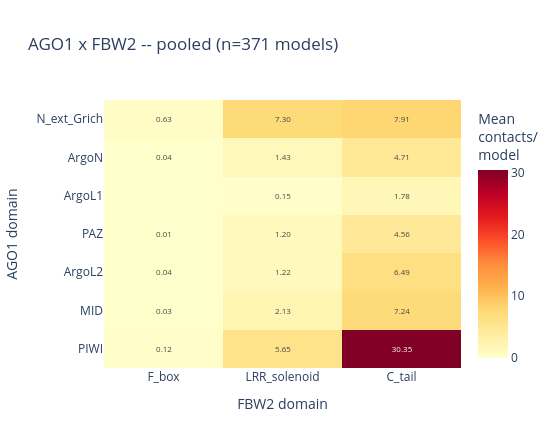
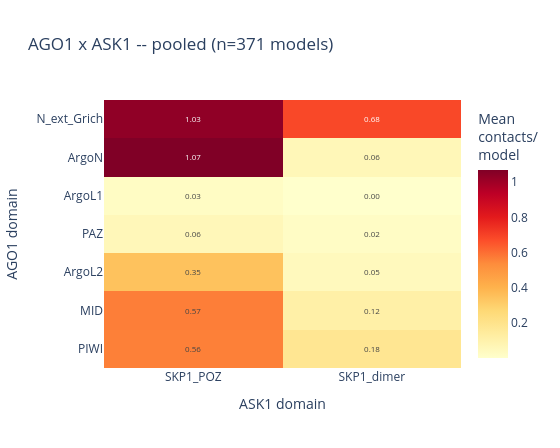
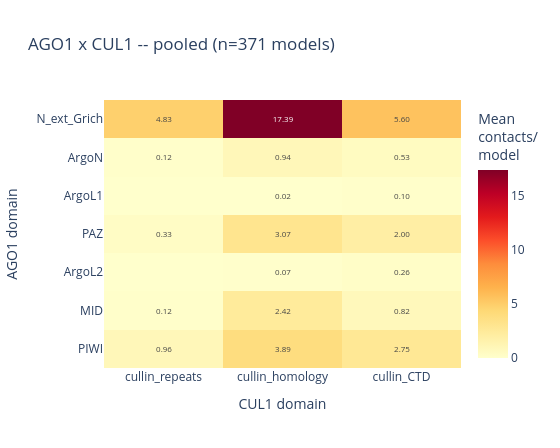

The code cell stored with these charts, in order, in its notebook:
### Markdown cell above
## One heatmap per couple (all backends, all clusters pooled)

### Code cell
n_models_total = df.groupby(["cluster", "fname"]).ngroups
for c in COUPLES:
    heatmap_from_matrix(
        couple_matrix(df, c, n_models_total), c,
        f"{RECEPTOR_NAME} x {LIGAND_CHAIN_NAMES[c]} -- pooled (n={n_models_total} models)",
        f"{RECEPTOR_NAME.lower()}_{LIGAND_CHAIN_NAMES[c].lower()}_heatmap_pooled.html")

### Figure 1 — Plotly figure (JSON) as saved in the notebook; plotly's stock layout.template omitted (floating-point values rounded to 4 significant figures)
{"data": [{"colorbar": {"title": {"text": "Mean<br>contacts/<br>model"}}, "colorscale": [[0.0, "rgb(255,255,204)"], [0.125, "rgb(255,237,160)"], [0.25, "rgb(254,217,118)"], [0.375, "rgb(254,178,76)"], [0.5, "rgb(253,141,60)"], [0.625, "rgb(252,78,42)"], [0.75, "rgb(227,26,28)"], [0.875, "rgb(189,0,38)"], [1.0, "rgb(128,0,38)"]], "hovertemplate": "AGO1: %{y}<br>FBW2: %{x}<br>%{z:.3f} contacts/model<extra></extra>", "text": [["0.63", "7.30", "7.91"], ["0.04", "1.43", "4.71"], ["", "0.15", "1.78"], ["0.01", "1.20", "4.56"], ["0.04", "1.22", "6.49"], ["0.03", "2.13", "7.24"], ["0.12", "5.65", "30.35"]], "textfont": {"size": 8}, "texttemplate": "%{text}", "type": "heatmap", "x": ["F_box", "LRR_solenoid", "C_tail"], "y": ["N_ext_Grich", "ArgoN", "ArgoL1", "PAZ", "ArgoL2", "MID", "PIWI"], "z": [[0.628, 7.296, 7.914], [0.04313, 1.429, 4.712], [0.0, 0.1509, 1.784], [0.01078, 1.202, 4.561], [0.03504, 1.218, 6.491], [0.02965, 2.129, 7.24], [0.1159, 5.65, 30.35]]}], "layout": {"height": 448, "title": {"text": "AGO1 x FBW2 -- pooled (n=371 models)"}, "width": 560, "xaxis": {"title": {"text": "FBW2 domain"}}, "yaxis": {"autorange": "reversed", "title": {"text": "AGO1 domain"}}}}

### Figure 2 — Plotly figure (JSON) as saved in the notebook; plotly's stock layout.template omitted (floating-point values rounded to 4 significant figures)
{"data": [{"colorbar": {"title": {"text": "Mean<br>contacts/<br>model"}}, "colorscale": [[0.0, "rgb(255,255,204)"], [0.125, "rgb(255,237,160)"], [0.25, "rgb(254,217,118)"], [0.375, "rgb(254,178,76)"], [0.5, "rgb(253,141,60)"], [0.625, "rgb(252,78,42)"], [0.75, "rgb(227,26,28)"], [0.875, "rgb(189,0,38)"], [1.0, "rgb(128,0,38)"]], "hovertemplate": "AGO1: %{y}<br>ASK1: %{x}<br>%{z:.3f} contacts/model<extra></extra>", "text": [["1.03", "0.68"], ["1.07", "0.06"], ["0.03", "0.00"], ["0.06", "0.02"], ["0.35", "0.05"], ["0.57", "0.12"], ["0.56", "0.18"]], "textfont": {"size": 8}, "texttemplate": "%{text}", "type": "heatmap", "x": ["SKP1_POZ", "SKP1_dimer"], "y": ["N_ext_Grich", "ArgoN", "ArgoL1", "PAZ", "ArgoL2", "MID", "PIWI"], "z": [[1.032, 0.6846], [1.067, 0.06469], [0.02695, 0.002695], [0.0593, 0.02426], [0.3477, 0.04852], [0.566, 0.1159], [0.5633, 0.1806]]}], "layout": {"height": 448, "title": {"text": "AGO1 x ASK1 -- pooled (n=371 models)"}, "width": 560, "xaxis": {"title": {"text": "ASK1 domain"}}, "yaxis": {"autorange": "reversed", "title": {"text": "AGO1 domain"}}}}

### Figure 3 — Plotly figure (JSON) as saved in the notebook; plotly's stock layout.template omitted (floating-point values rounded to 4 significant figures)
{"data": [{"colorbar": {"title": {"text": "Mean<br>contacts/<br>model"}}, "colorscale": [[0.0, "rgb(255,255,204)"], [0.125, "rgb(255,237,160)"], [0.25, "rgb(254,217,118)"], [0.375, "rgb(254,178,76)"], [0.5, "rgb(253,141,60)"], [0.625, "rgb(252,78,42)"], [0.75, "rgb(227,26,28)"], [0.875, "rgb(189,0,38)"], [1.0, "rgb(128,0,38)"]], "hovertemplate": "AGO1: %{y}<br>CUL1: %{x}<br>%{z:.3f} contacts/model<extra></extra>", "text": [["4.83", "17.39", "5.60"], ["0.12", "0.94", "0.53"], ["", "0.02", "0.10"], ["0.33", "3.07", "2.00"], ["", "0.07", "0.26"], ["0.12", "2.42", "0.82"], ["0.96", "3.89", "2.75"]], "textfont": {"size": 8}, "texttemplate": "%{text}", "type": "heatmap", "x": ["cullin_repeats", "cullin_homology", "cullin_CTD"], "y": ["N_ext_Grich", "ArgoN", "ArgoL1", "PAZ", "ArgoL2", "MID", "PIWI"], "z": [[4.833, 17.39, 5.601], [0.1186, 0.938, 0.5283], [0.0, 0.02156, 0.09704], [0.3288, 3.07, 1.997], [0.0, 0.07278, 0.2642], [0.1186, 2.423, 0.8248], [0.9569, 3.889, 2.752]]}], "layout": {"height": 448, "title": {"text": "AGO1 x CUL1 -- pooled (n=371 models)"}, "width": 560, "xaxis": {"title": {"text": "CUL1 domain"}}, "yaxis": {"autorange": "reversed", "title": {"text": "AGO1 domain"}}}}
